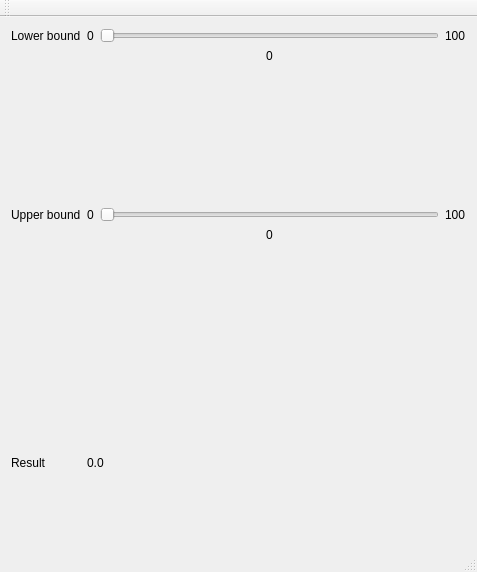
<?xml version="1.0" encoding="UTF-8"?>
<ui version="4.0">
 <class>MainWindow</class>
 <widget class="QMainWindow" name="MainWindow">
  <property name="geometry">
   <rect>
    <x>0</x>
    <y>0</y>
    <width>477</width>
    <height>572</height>
   </rect>
  </property>
  <property name="windowTitle">
   <string>MainWindow</string>
  </property>
  <widget class="QWidget" name="centralWidget">
   <layout class="QGridLayout" name="gridLayout">
    <item row="4" column="1" colspan="3">
     <widget class="QLabel" name="resultValueLabel">
      <property name="text">
       <string>0.0</string>
      </property>
     </widget>
    </item>
    <item row="2" column="3">
     <widget class="QLabel" name="upperBoundMaxVal">
      <property name="text">
       <string>100</string>
      </property>
     </widget>
    </item>
    <item row="2" column="2">
     <widget class="QSlider" name="upperBoundSlider">
      <property name="orientation">
       <enum>Qt::Horizontal</enum>
      </property>
     </widget>
    </item>
    <item row="2" column="1">
     <widget class="QLabel" name="upperBoundMinVal">
      <property name="text">
       <string>0</string>
      </property>
     </widget>
    </item>
    <item row="0" column="1">
     <widget class="QLabel" name="lowerBoundMinVal">
      <property name="text">
       <string>0</string>
      </property>
     </widget>
    </item>
    <item row="0" column="0">
     <widget class="QLabel" name="lowerBoundLabel">
      <property name="text">
       <string>Lower bound</string>
      </property>
     </widget>
    </item>
    <item row="1" column="2" alignment="Qt::AlignHCenter|Qt::AlignTop">
     <widget class="QLabel" name="lowerBoundCurVal">
      <property name="text">
       <string>0</string>
      </property>
      <property name="alignment">
       <set>Qt::AlignLeading|Qt::AlignLeft|Qt::AlignTop</set>
      </property>
     </widget>
    </item>
    <item row="0" column="3">
     <widget class="QLabel" name="lowerBoundMaxVal">
      <property name="text">
       <string>100</string>
      </property>
     </widget>
    </item>
    <item row="2" column="0">
     <widget class="QLabel" name="upperBoundLabel">
      <property name="text">
       <string>Upper bound</string>
      </property>
     </widget>
    </item>
    <item row="0" column="2">
     <widget class="QSlider" name="lowerBoundSlider">
      <property name="orientation">
       <enum>Qt::Horizontal</enum>
      </property>
     </widget>
    </item>
    <item row="4" column="0">
     <widget class="QLabel" name="resultLabel">
      <property name="text">
       <string>Result</string>
      </property>
     </widget>
    </item>
    <item row="3" column="2" alignment="Qt::AlignHCenter|Qt::AlignTop">
     <widget class="QLabel" name="upperBoundCurVal">
      <property name="text">
       <string>0</string>
      </property>
     </widget>
    </item>
   </layout>
  </widget>
  <widget class="QMenuBar" name="menuBar">
   <property name="geometry">
    <rect>
     <x>0</x>
     <y>0</y>
     <width>477</width>
     <height>20</height>
    </rect>
   </property>
  </widget>
  <widget class="QToolBar" name="mainToolBar">
   <attribute name="toolBarArea">
    <enum>TopToolBarArea</enum>
   </attribute>
   <attribute name="toolBarBreak">
    <bool>false</bool>
   </attribute>
  </widget>
  <widget class="QStatusBar" name="statusBar"/>
 </widget>
 <layoutdefault spacing="6" margin="11"/>
 <resources/>
 <connections/>
</ui>
